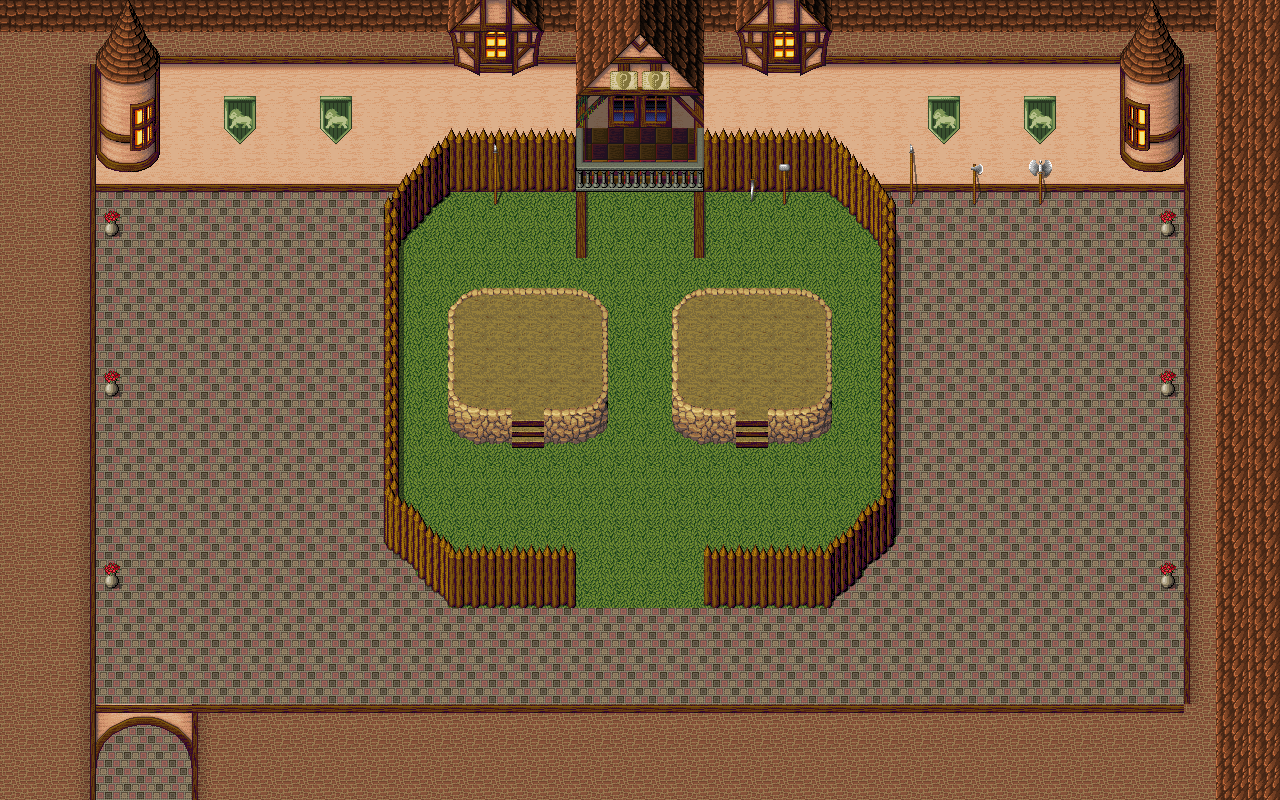

Tiled map render using the project's own tile images. Description and the map definition, with tile-layer contents summarised, below:
An orthogonal 40x25 tile map with 32x32 px tiles, 4 tile layers (background, background Front, foreground, foreground Front), 1 hidden layer not drawn, 7 tilesets.

<map version="1.0" orientation="orthogonal" width="40" height="25" tilewidth="32" tileheight="32">
 <properties>
  <property name="3 24" value="current.tmx 47 17" />
  <property name="4 24" value="current.tmx 47 17" />
  <property name="5 24" value="current.tmx 47 17" />
 </properties>
 <tileset firstgid="1" name="collision" tilewidth="32" tileheight="32">
  <image source="tileset/collision.png" width="64" height="32" />
 </tileset>
 <tileset firstgid="3" name="terrain" tilewidth="32" tileheight="32">
  <image source="tileset/terrain.png" width="256" height="64" />
 </tileset>
 <tileset firstgid="19" name="Ext Buildings" tilewidth="32" tileheight="32">
  <image source="tileset/Inq XP MT- Medieval Town - Buildings.png" width="512" height="1728" />
 </tileset>
 <tileset firstgid="883" name="Ext Castle" tilewidth="32" tileheight="32">
  <image source="tileset/Inq XP MT- Medieval Town - Castle.png" width="512" height="1152" />
 </tileset>
 <tileset firstgid="1459" name="Int Upper Class" tilewidth="32" tileheight="32">
  <image source="tileset/Inq XP MI- Medieval Indoors - Hi Class.png" width="512" height="1216" />
 </tileset>
 <tileset firstgid="2067" name="Int Mid Class" tilewidth="32" tileheight="32">
  <image source="tileset/Inq XP MI- Medieval Indoors - Mid Class.png" width="512" height="1888" />
 </tileset>
 <tileset firstgid="3011" name="Grasslands" tilewidth="32" tileheight="32">
  <image source="tileset/Inq XP MT- Medieval Town - Grasslands.png" width="768" height="1696" />
 </tileset>
 <layer name="background" width="40" height="25">
  <data>[1000 cells, 947 non-empty, 25 distinct tile ids]</data>
 </layer>
 <layer name="background Front" width="40" height="25">
  <data>[1000 cells, 254 non-empty, 91 distinct tile ids]</data>
 </layer>
 <layer name="foreground" width="40" height="25">
  <data>[1000 cells, 81 non-empty, 43 distinct tile ids]</data>
 </layer>
 <layer name="foreground Front" width="40" height="25">
  <data>[1000 cells, 15 non-empty, 12 distinct tile ids]</data>
 </layer>
 <layer name="Collision" width="40" height="25" visible="0">
  <data>[1000 cells, 520 non-empty, 1 distinct tile ids]</data>
 </layer>
</map>
